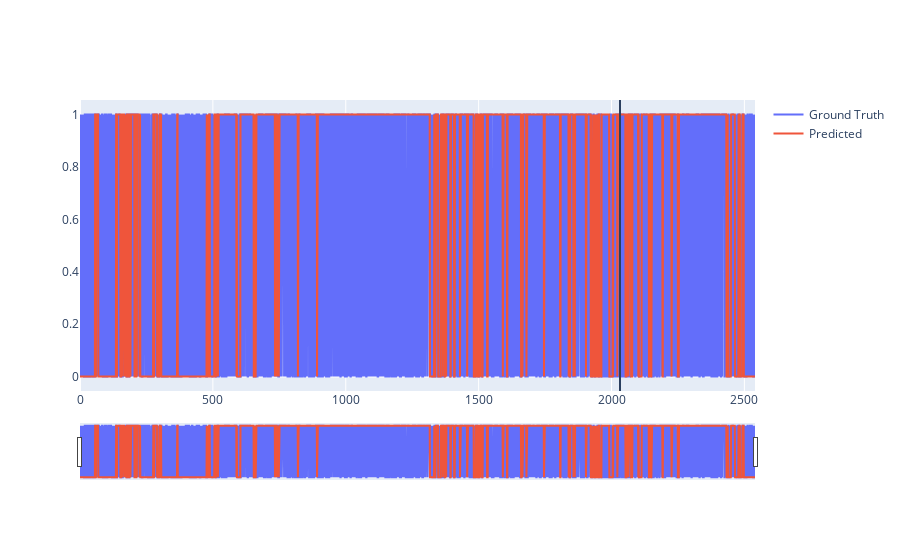

Notebook source saved alongside this figure:
### Code cell
fig = go.Figure(go.Scatter(y=dataY_truth.flatten(),name='Ground Truth'))
fig.add_trace(go.Scatter(y=dataY_pred_mask.flatten(),name='Predicted'))

fig.update_layout(
    shapes = [dict(
        x0=len(x_train), x1=len(x_train), y0=0, y1=1, xref='x', yref='paper',
        line_width=2)], #在图上划分训练集和测试集
    xaxis_rangeslider_visible=True,
)

# py.plotly.iplot(fig, filename="s-result")

### Figure 1 — Plotly figure (JSON) as saved in the notebook; plotly's stock layout.template omitted (floating-point values rounded to 4 significant figures; data arrays with more than 128 entries replaced by an {"elided": "..."} marker saying what was removed)
{"data": [{"name": "Ground Truth", "type": "scatter", "y": {"elided": "2541 int values"}}, {"name": "Predicted", "type": "scatter", "y": {"elided": "2541 int values"}}], "layout": {"shapes": [{"line": {"width": 2}, "x0": 2032, "x1": 2032, "xref": "x", "y0": 0, "y1": 1, "yref": "paper"}], "xaxis": {"rangeslider": {"visible": true}}}}
